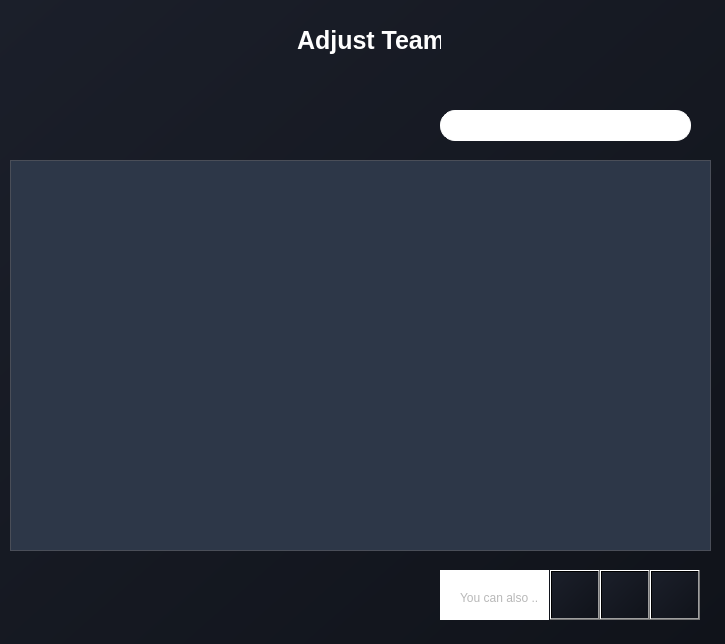
<?xml version="1.0" encoding="UTF-8"?>
<ui version="4.0">
 <class>Tableau</class>
 <widget class="QWidget" name="Tableau">
  <property name="geometry">
   <rect>
    <x>0</x>
    <y>0</y>
    <width>725</width>
    <height>644</height>
   </rect>
  </property>
  <property name="windowTitle">
   <string>Form</string>
  </property>
  <property name="styleSheet">
   <string notr="true">background: qlineargradient(x1:0, y1:0, x2:1, y2:1, stop:0 #1b1f2a, stop:1 #10131a);</string>
  </property>
  <widget class="QTableWidget" name="tableWidget">
   <property name="geometry">
    <rect>
     <x>10</x>
     <y>160</y>
     <width>701</width>
     <height>391</height>
    </rect>
   </property>
   <property name="styleSheet">
    <string notr="true">/* Style for the tableWidget */
QTableWidget {
    background-color: #2D3748; /* Dark background matching the app */
    color: #FFFFFF; /* White text for readability */
    border: 1px solid #4A4E58; /* Subtle border matching button hover color */
    gridline-color: #4A4E58; /* Subtle grid lines */
}

/* Style for table items */
QTableWidget::item {
    border: 1px solid #4A4E58; /* Subtle cell borders */
    padding: 5px; /* Spacing inside cells */
}

/* Alternating row colors */
QTableWidget::item:nth-child(even) {
    background-color: #2D3748; /* Darker shade for even rows */
}

QTableWidget::item:nth-child(odd) {
    background-color: #394252; /* Slightly lighter shade for odd rows */
}

/* Hover effect for rows */
QTableWidget::item:hover {
    background-color: #4A4E58; /* Lighter shade on hover */
}

/* Style for the header */
QHeaderView::section {
    background-color: #F5A623; /* Accent color for header */
    color: #1A2633; /* Dark text for contrast */
    font-weight: bold; /* Bold header text */
    border: 1px solid #4A4E58; /* Border to match table */
    padding: 5px; /* Spacing inside header */
}

/* Remove selection background */
QTableWidget::item:selected {
    background-color: #4A4E58; /* Same as hover to avoid clashing */
    color: #FFFFFF; /* Keep text white */
}</string>
   </property>
  </widget>
  <widget class="QLineEdit" name="searchBar">
   <property name="geometry">
    <rect>
     <x>440</x>
     <y>110</y>
     <width>251</width>
     <height>31</height>
    </rect>
   </property>
   <property name="styleSheet">
    <string notr="true">background-color: rgb(255, 255, 255);
    border: 1px solid white; /* Subtle blue-gray border */
    border-radius: 15px;
color: rgb(24, 24, 24);
</string>
   </property>
  </widget>
  <widget class="QLabel" name="label">
   <property name="geometry">
    <rect>
     <x>660</x>
     <y>100</y>
     <width>44</width>
     <height>44</height>
    </rect>
   </property>
   <property name="styleSheet">
    <string notr="true">background-color: transparent;
</string>
   </property>
   <property name="text">
    <string/>
   </property>
   <property name="pixmap">
    <pixmap resource="images.qrc">:/img/search.png</pixmap>
   </property>
   <property name="scaledContents">
    <bool>true</bool>
   </property>
   <property name="indent">
    <number>-1</number>
   </property>
  </widget>
  <widget class="QPushButton" name="downloadButton">
   <property name="geometry">
    <rect>
     <x>550</x>
     <y>570</y>
     <width>50</width>
     <height>50</height>
    </rect>
   </property>
   <property name="styleSheet">
    <string notr="true">/* Style for the Modify button */
QPushButton#downloadButton {
	background-color: #2B2F37;
}
QPushButton#downloadButton:hover {
    background-color:#343842 ; /* Darker green on hover */
}
QPushButton#downloadButton:pressed {
    background-color: #1e2127; /* Even darker green when pressed */
}
    border: 1px solid white; /* Subtle blue-gray border */
    border-radius: 1px;</string>
   </property>
   <property name="text">
    <string/>
   </property>
   <property name="icon">
    <iconset resource="images.qrc">
     <normaloff>:/img/pdfIcon.png</normaloff>:/img/pdfIcon.png</iconset>
   </property>
   <property name="iconSize">
    <size>
     <width>30</width>
     <height>30</height>
    </size>
   </property>
  </widget>
  <widget class="QPushButton" name="modifyButton">
   <property name="geometry">
    <rect>
     <x>600</x>
     <y>570</y>
     <width>50</width>
     <height>50</height>
    </rect>
   </property>
   <property name="styleSheet">
    <string notr="true">/* Style for the Modify button */
QPushButton#modifyButton {
    background-color:#D8A353 ; /* Green to match the accent */
    color: #1A2633; /* Dark blue text */

}
QPushButton#modifyButton:hover {
    background-color: #eeb35b; /* Darker green on hover */
}
QPushButton#modifyButton:pressed {
    background-color:#a37b3f ; /* Even darker green when pressed */
}
    border: 1px solid white; /* Subtle blue-gray border */
    border-radius: 1px;</string>
   </property>
   <property name="text">
    <string/>
   </property>
   <property name="icon">
    <iconset resource="images.qrc">
     <normaloff>:/img/editIcon.png</normaloff>:/img/editIcon.png</iconset>
   </property>
   <property name="iconSize">
    <size>
     <width>20</width>
     <height>20</height>
    </size>
   </property>
  </widget>
  <widget class="QPushButton" name="deleteButton">
   <property name="geometry">
    <rect>
     <x>650</x>
     <y>570</y>
     <width>50</width>
     <height>50</height>
    </rect>
   </property>
   <property name="styleSheet">
    <string notr="true">/* Style for the Delete button */
QPushButton#deleteButton {
    background-color: #FF1414; /* Muted dark red */
    color: #E0E6ED; /* Light gray text */

}
QPushButton#deleteButton:hover {
    background-color: #ff5d5d; /* Lighter red on hover */
}
QPushButton#deleteButton:pressed {
    background-color: #6A3A3A; /* Darker red when pressed */
}
    border: 1px solid white; /* Subtle blue-gray border */
    border-radius: 1px;</string>
   </property>
   <property name="text">
    <string/>
   </property>
   <property name="icon">
    <iconset resource="images.qrc">
     <normaloff>:/img/deleteIcon.png</normaloff>:/img/deleteIcon.png</iconset>
   </property>
   <property name="iconSize">
    <size>
     <width>25</width>
     <height>25</height>
    </size>
   </property>
  </widget>
  <widget class="QWidget" name="widget" native="true">
   <property name="geometry">
    <rect>
     <x>440</x>
     <y>570</y>
     <width>109</width>
     <height>50</height>
    </rect>
   </property>
   <property name="styleSheet">
    <string notr="true">background-color: rgb(255, 255, 255);</string>
   </property>
   <widget class="QLabel" name="label_2">
    <property name="geometry">
     <rect>
      <x>20</x>
      <y>20</y>
      <width>81</width>
      <height>16</height>
     </rect>
    </property>
    <property name="styleSheet">
     <string notr="true">color: rgb(184, 184, 184);</string>
    </property>
    <property name="text">
     <string>You can also ..</string>
    </property>
   </widget>
  </widget>
  <widget class="QLabel" name="label_3">
   <property name="geometry">
    <rect>
     <x>280</x>
     <y>20</y>
     <width>171</width>
     <height>41</height>
    </rect>
   </property>
   <property name="font">
    <font>
     <pointsize>-1</pointsize>
     <bold>true</bold>
    </font>
   </property>
   <property name="styleSheet">
    <string notr="true">/* Style for the Adjust Team title label */
QLabel#label_3 {
    background-color: transparent; /* Dark background matching the app */
    color: #FFFFFF; /* White text for contrast */
    font-size: 25px; /* Larger font for title emphasis */
    font-weight: bold; /* Bold for a strong title appearance */


    padding: 5px 10px; /* Padding for a balanced look */
}</string>
   </property>
   <property name="text">
    <string>Adjust Team</string>
   </property>
  </widget>
  <zorder>searchBar</zorder>
  <zorder>tableWidget</zorder>
  <zorder>label</zorder>
  <zorder>downloadButton</zorder>
  <zorder>modifyButton</zorder>
  <zorder>deleteButton</zorder>
  <zorder>widget</zorder>
  <zorder>label_3</zorder>
 </widget>
 <resources>
  <include location="images.qrc"/>
 </resources>
 <connections/>
</ui>
